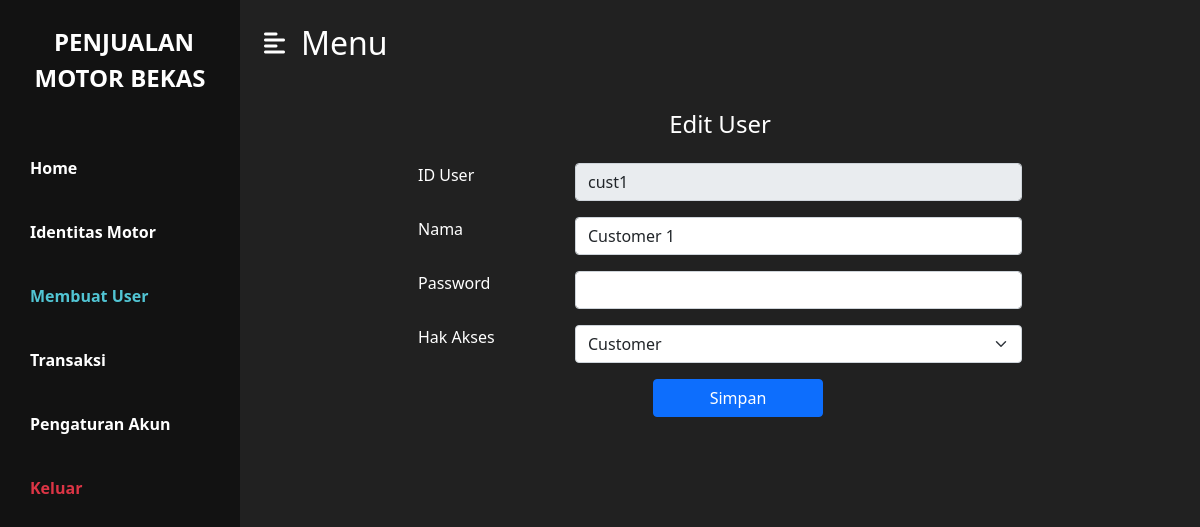
The app's page /pemilik/M_editUser.php?getID=cust1 (signed in) with its own data.
### tables this page shows
CREATE TABLE `user` (
  `id_user` varchar(20) NOT NULL,
  `password` varchar(32) NOT NULL,
  `nama` varchar(50) NOT NULL,
  `no_hp` varchar(13) NOT NULL,
  `alamat` varchar(50) NOT NULL,
  `hak_akses` enum('Pemilik','Staff Toko','Customer') NOT NULL
);

### pemilik/M_editUser.php (the view, shortened to what this page needs)
<?php
    require 'function/session.php';
    $getID = $_GET['getID'];
    $sqlUser = "SELECT * FROM user WHERE id_user='$getID'";
    $query = mysqli_query($koneksi, $sqlUser);
    $row = mysqli_fetch_array($query);
?>
<html>
<head>
    <link href="https://cdn.jsdelivr.net/npm/bootstrap@5.1.3/dist/css/bootstrap.min.css" rel="stylesheet">
    <link rel="stylesheet" href="../css/styles_index.css">
</head>
<body>
    <div class="d-flex" id="wrapper">
        <div class="bg-3" id="sidebar-wrapper">
            <div class="sidebar-heading text-center py-4 warna-1 fs-4 fw-bold text-uppercase">
                <i class="me-2"></i>Penjualan<br>Motor Bekas
            </div>
            <div class="list-group list-group-flush my-3">
                <a href="index.php" class="list-group-item list-group-item-action bg-transparent warna-1 fw-bold">Home</a>
                <a href="M_identitasMotor.php" class="list-group-item list-group-item-action bg-transparent warna-1 fw-bold">Identitas Motor</a>
                <a href="M_kelolaUser.php" class="list-group-item list-group-item-action bg-transparent fw-bold active-bar">Membuat User</a>
                <a href="M_transaksi.php" class="list-group-item list-group-item-action bg-transparent warna-1 fw-bold">Transaksi</a>
                <a href="setting.php" class="list-group-item list-group-item-action bg-transparent warna-1 fw-bold">Pengaturan Akun</a>
                <a href="../logout.php" class="list-group-item list-group-item-action bg-transparent text-danger fw-bold"
                onclick="return confirm('Keluar ?')">Keluar</a>
            </div>
        </div>
        <div id="page-content-wrapper">
            <nav class="navbar navbar-expand-lg navbar-light bg-2 py-4 px-4">
                <div class="d-flex align-items-center">
                    <i class="fas fa-align-left warna-1 fs-4 me-3" id="menu-toggle"></i>
                    <h2 class="fs-2 m-0 warna-1">Menu</h2>
                </div>
            </nav>
            <div class="container">
                <div class="row my-4">
                    <h3 class="fs-4 warna-1 text-center mb-4">Edit User</h3>
                    <form method="POST" class="warna-1 mx-auto px-5" style="width: 700px;">
                        <div class="row pb-3">
                            <div class="col-3"><label>ID User</label></div>
                            <div class="col">
                                <input type="text" readonly class="form-control" name="id_user" value="<?php echo $row['id_user'] ?>">
                            </div>
                        </div>
                        <div class="row pb-3">
                            <div class="col-3"><label>Nama</label></div>
                            <div class="col">
                                <input type="text" class="form-control form-box" name="nama" value="<?php echo $row['nama'] ?>">
                            </div>
                        </div>
                        <div class="row pb-3">
                            <div class="col-3"><label>Password</label></div>
                            <div class="col">
                                <input type="password" class="form-control form-box" name="password">
                            </div>
                        </div>
                        <div class="row pb-3">
                            <div class="col-3"><label>Hak Akses</label></div>
                            <div class="col">
                                <select name="hak_akses" class="form-select" >
                                    <option <?php if ($row['hak_akses'] == "Customer") { echo 'selected'; }?> value="Customer">Customer</option>
                                </select>
                            </div>
                        </div>
                        <div class="row text-center">
                            <div class="col ps-5">
                                <button class="btn btn-primary" type="submit" style="width: 30%;" name="updateUser">Simpan</button>
                            </div>
                        </div>
                    </form>
                </div>
            </div>
        </div>
    </div>
</body>
</html>

### css/styles_index.css (style rules this page uses)
.warna-1 { color: #fff; }
.bg-2 { background-color: #212121; }
.bg-3 { background-color: #121212; }
.active-bar { color: #51C4D3; }
#wrapper { overflow-x: hidden; background-color: #212121; }
#sidebar-wrapper { min-height: 100vh; margin-left: -15rem; -webkit-transition: margin 0.25s ease-out; -moz-transition: margin 0.25s ease-out; -o-transition: margin 0.25s ease-out; transition: margin 0.25s ease-out; }
#sidebar-wrapper .sidebar-heading { padding: 0.875rem 1.25rem; font-size: 1.2rem; }
#sidebar-wrapper .list-group { width: 15rem; }
#page-content-wrapper { min-width: 100vw; }
#menu-toggle { cursor: pointer; }
.list-group-item { border: none; padding: 20px 30px; }
@media (min-width: 768px) { #sidebar-wrapper { margin-left: 0; } }
@media (min-width: 768px) { #page-content-wrapper { min-width: 0; width: 100%; } }

### records on screen
user: id_user "cust1", nama "Customer 1", hak_akses "Customer"
